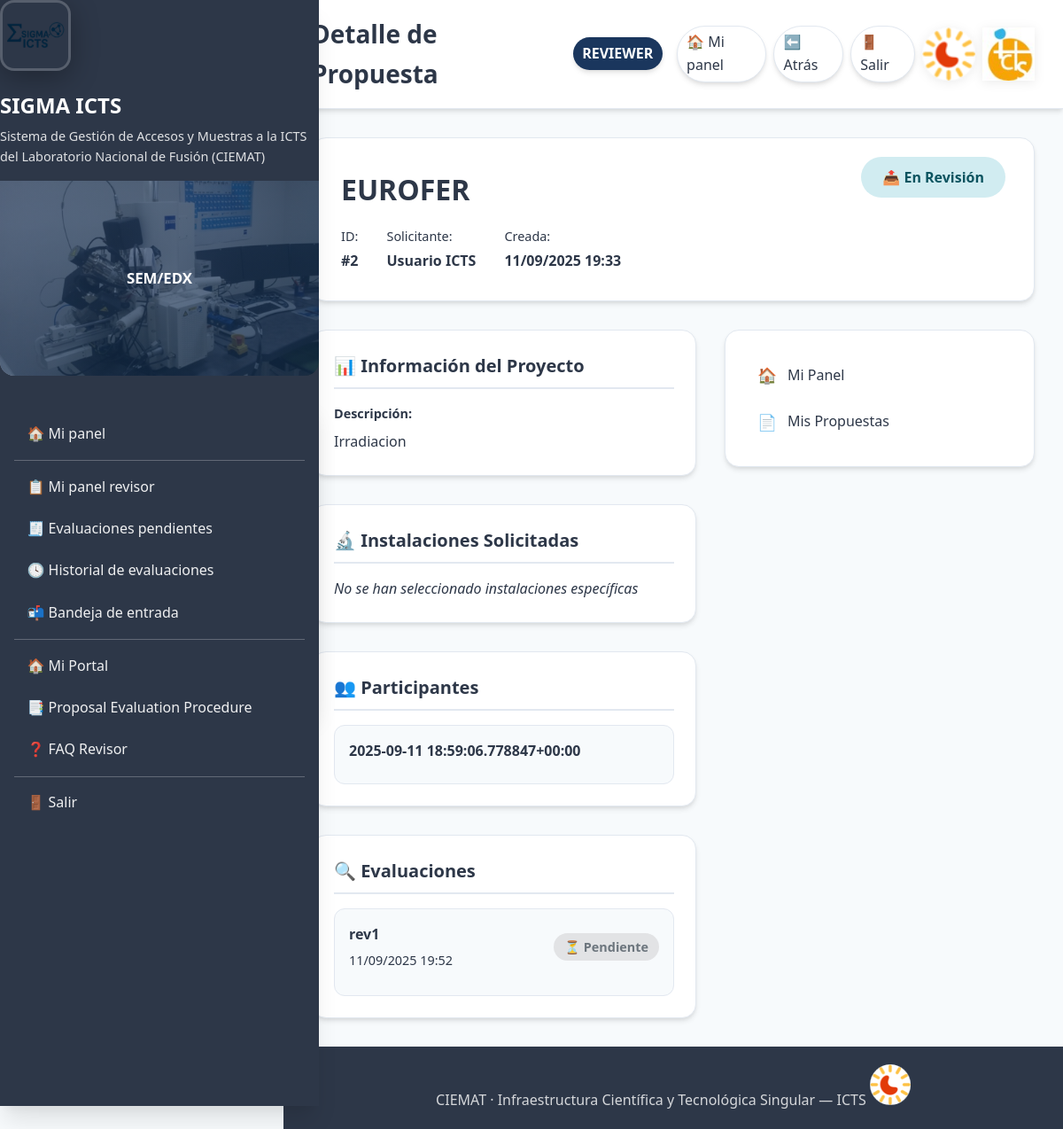
Screenshot of /icts/proposal/2/ (signed in) with the database file from the repository.
### icts/models.py (models this page shows, shortened)
class AccessProposal(models.Model):
    PROJECT_TYPE_CHOICES = [
        ("international", "International"),
        ("european", "European"),
        ("national", "National"),
        ("regional", "Regional"),
    ]
    STATUS_CHOICES = [
        ("draft", "Draft"),
        ("submitted", "Submitted"),
        ("accepted", "Accepted"),
        ("rejected", "Rejected"),
    ]
    applicant = models.ForeignKey(
        settings.AUTH_USER_MODEL,
        on_delete=models.CASCADE,
        related_name="icts_proposals",
    )
    title = models.CharField(max_length=200)
    scope = models.TextField(blank=True)
    facilities = models.ManyToManyField(Facility, blank=True)
    status = models.CharField(max_length=12, choices=STATUS_CHOICES, default="draft")
    created_at = models.DateTimeField(auto_now_add=True)
    is_new_request = models.BooleanField(default=True, help_text="Is this a new request?")
    previous_access = models.ForeignKey(
        'self',
        on_delete=models.SET_NULL,
        null=True,
        blank=True,
        help_text="Previous approved request to copy data from"
    )
    access_code = models.CharField(max_length=50, blank=True, help_text="Auto-generated access code")
    applicant_is_different = models.BooleanField(default=False)
    organization = models.CharField(max_length=200, blank=True, help_text="Center/Institution")
    contact_person = models.CharField(max_length=200, blank=True)
    email = models.EmailField(blank=True)
    phone = models.CharField(max_length=50, blank=True)
    project_name = models.CharField(max_length=200, blank=True)
    project_type = models.CharField(
        max_length=100,
        blank=True,
        choices=PROJECT_TYPE_CHOICES,
        help_text="International, European, National, Regional",
    )
    funding_source = models.CharField(max_length=200, blank=True)
    start_year = models.IntegerField(null=True, blank=True)
    end_year = models.IntegerField(null=True, blank=True)
    previous_experiments = models.TextField(blank=True)
    references = models.TextField(blank=True)
    facility_sem = models.BooleanField(default=False)
    facility_sem_fib = models.BooleanField(default=False)
    facility_imp = models.BooleanField(default=False)
    facility_sims = models.BooleanField(default=False)
    facility_confocal = models.BooleanField(default=False)
    facility_vdg = models.BooleanField(default=False)
    facility_profilometer = models.BooleanField(default=False)

class Participant(models.Model):
    proposal = models.ForeignKey(
        AccessProposal, on_delete=models.CASCADE, related_name="participants"
    )
    name = models.CharField(max_length=120, help_text="Full name of participant")
    center = models.CharField(max_length=200, blank=True, help_text="Center/Institution")
    address = models.TextField(blank=True, help_text="Address")

class ProposalReview(models.Model):
    DECISION = [
        ("pending", "Pending"),
        ("approve", "Approve"),
        ("request_changes", "Request changes"),
        ("reject", "Reject"),
    ]
    proposal = models.ForeignKey(
        AccessProposal, on_delete=models.CASCADE, related_name="reviews"
    )
    reviewer = models.ForeignKey(
        settings.AUTH_USER_MODEL, on_delete=models.CASCADE, related_name="icts_reviews"
    )
    decision = models.CharField(max_length=16, choices=DECISION, default="pending")
    comments = models.TextField(blank=True)
    updated_at = models.DateTimeField(auto_now=True)
    feasibility_ok = models.BooleanField(null=True, blank=True, help_text="Is this proposal technically feasible?")
    score_scientific_quality = models.IntegerField(
        null=True, blank=True,
        choices=[(i, i) for i in range(1, 6)],
        help_text="Scientific quality score (1-5)"
    )
    score_need_infrastructure = models.IntegerField(
        null=True, blank=True,
        choices=[(i, i) for i in range(1, 6)],
        help_text="Need for advanced infrastructure score (1-5)"
    )
    score_industrial_potential = models.IntegerField(
        null=True, blank=True,
        choices=[(i, i) for i in range(1, 6)],
        help_text="Industrial potential score (1-5)"
    )
    class Meta:
        unique_together = ("proposal", "reviewer")

### icts/views.py (the view)
# urls.py: path("proposal/<int:pk>/", views.proposal_detail, name="proposal_detail"),
@login_required(login_url="/accounts/login/icts/")
@user_passes_test(is_icts_user)
@never_cache
def proposal_detail(request, pk):
    obj = get_object_or_404(AccessProposal, pk=pk)
    if (obj.applicant != request.user) and not (is_reviewer(request.user) or is_responsable(request.user)):
        messages.error(request, "No tienes permiso para ver esa propuesta.")
        return redirect("icts:dashboard")
    reviews = obj.reviews.select_related("reviewer").all()
    decided = obj.reviews.exclude(decision="pending").count()
    can_decide = is_responsable(request.user) and obj.status == "submitted" and decided >= 4
    return render(
        request,
        "icts/proposal_detail.html",
        {"obj": obj, "reviews": reviews, "can_decide": can_decide}
    )

### accounts/templatetags/form_extras.py (called while the page is built)
@register.filter(name="has_group")
def has_group(user, group_name: str):
    try:
        return user.is_authenticated and user.groups.filter(name__iexact=group_name).exists()
    except Exception:
        return False

### icts/context_processors.py (called while the page is built)
def icts_ui(request):
    user = request.user
    role = ""
    if user.is_authenticated:
        if user.is_superuser:
            role = "Admin"
        elif user.groups.filter(name__iexact="managers").exists():
            role = "Manager"
        elif user.groups.filter(name__iexact="responsables").exists():
            role = "Responsable"
        elif user.groups.filter(name__iexact="revisores").exists():
            role = "Revisor"
        else:
            role = "Usuario"
    return {"icts_role_name": role}

### icts/views.py (called while the page is built)
def is_icts_user(user):
    return user.is_authenticated and (
        user.is_superuser or user.groups.filter(name__iexact="icts_users").exists()
        or user.groups.filter(name__iexact="revisores").exists()
        or user.groups.filter(name__iexact="responsables").exists()
        or user.groups.filter(name__iexact="managers").exists()
    )

def is_reviewer(user):
    return user.is_superuser or user.groups.filter(name__iexact="revisores").exists()

def is_responsable(user):
    return user.is_superuser or user.groups.filter(name__iexact="responsables").exists()

### sigmalab/context_processors.py (called while the page is built)
def lab_role(request):
    role = None
    if request.user.is_authenticated:
        if (request.user.is_superuser
            or request.user.groups.filter(name="Técnicos Σ-LAB").exists()):
            role = "TECNICO"
        else:
            role = "USUARIO"
    return {"LAB_ROLE": role}

### icts/templates/icts/proposal_detail.html (shortened to what this page needs)
{% extends "base_icts.html" %}
{% block page_title %}Detalle de Propuesta{% endblock %}
{% block content %}
<div class="proposal-detail-container">
  <div class="proposal-header">
    <div class="proposal-title-section">
      <h1 class="proposal-title">{{ obj.title|default:"(Sin título)" }}</h1>
      <div class="proposal-meta">
        <div class="meta-item">
          <span class="meta-label">ID:</span>
          <span class="meta-value">#{{ obj.id }}</span>
        </div>
        <div class="meta-item">
          <span class="meta-label">Solicitante:</span>
          <span class="meta-value">{{ obj.applicant.get_full_name|default:obj.applicant.get_username }}</span>
        </div>
        <div class="meta-item">
          <span class="meta-label">Creada:</span>
          <span class="meta-value">{{ obj.created_at|date:"d/m/Y H:i" }}</span>
        </div>
      </div>
    </div>
    <div class="proposal-status-section">
      <span class="status-badge status-{{ obj.status }}">
        {% if obj.status == 'draft' %}📝 Borrador
        {% elif obj.status == 'submitted' %}📤 En Revisión
        {% elif obj.status == 'accepted' %}✅ Aceptada
        {% elif obj.status == 'rejected' %}❌ Rechazada
        {% else %}{{ obj.get_status_display }}{% endif %}
      </span>
    </div>
  </div>
  <div class="proposal-content">
    <div class="proposal-main">
      <div class="info-section">
        <h3 class="section-title">📊 Información del Proyecto</h3>
        <div class="info-grid">
          <div class="info-item">
            <label class="info-label">Descripción:</label>
            <div class="info-value">{{ obj.scope|default:"(Sin descripción)" }}</div>
          </div>
        </div>
      </div>
      <div class="info-section">
        <h3 class="section-title">🔬 Instalaciones Solicitadas</h3>
        <div class="facilities-list">
          {% if not obj.facility_sem and not obj.facility_sem_fib and not obj.facility_imp and not obj.facility_sims and not obj.facility_confocal and not obj.facility_vdg and not obj.facility_profilometer %}
            <span class="no-facilities">No se han seleccionado instalaciones específicas</span>
          {% endif %}
        </div>
      </div>
      <div class="info-section">
        <h3 class="section-title">👥 Participantes</h3>
        {% if obj.participants.all %}
          <div class="participants-list">
            {% for participant in obj.participants.all %}
            <div class="participant-item">
              <div class="participant-name">{{ participant.name }}</div>
            </div>
            {% endfor %}
          </div>
        {% else %}
          <div class="no-participants">No hay participantes añadidos</div>
        {% endif %}
      </div>
      <div class="info-section">
        <h3 class="section-title">🔍 Evaluaciones</h3>
        {% if reviews %}
          <div class="reviews-list">
            {% for review in reviews %}
            <div class="review-item">
              <div class="review-header">
                <div class="reviewer-info">
                  <span class="reviewer-name">{{ review.reviewer.get_full_name|default:review.reviewer.get_username }}</span>
                  <span class="review-date">{{ review.updated_at|date:"d/m/Y H:i" }}</span>
                </div>
                <span class="review-decision decision-{{ review.decision }}">
                  {% if review.decision == 'approve' %}✅ Aprobado
                  {% elif review.decision == 'reject' %}❌ Rechazado
                  {% elif review.decision == 'request_changes' %}🔄 Cambios solicitados
                  {% else %}⏳ Pendiente{% endif %}
                </span>
              </div>
            </div>
            {% endfor %}
          </div>
        {% else %}
          <div class="no-reviews">Aún no hay evaluaciones</div>
        {% endif %}
      </div>
    </div>
    <div class="proposal-sidebar">
      <div class="navigation-card">
          <a href="{% url 'icts:dashboard' %}" class="nav-link">
          <span class="nav-icon">🏠</span>
          <span class="nav-text">Mi Panel</span>
        </a>
        <a href="{% url 'icts:my_proposals' %}" class="nav-link">
          <span class="nav-icon">📄</span>
          <span class="nav-text">Mis Propuestas</span>
        </a>
      </div>
    </div>
  </div>
</div>
{% endblock %}

### icts/templates/icts/proposal_detail.html (style rules this page uses)
.proposal-detail-container { max-width: 1200px; margin: 0 auto; }
.proposal-header { display: flex; justify-content: space-between; align-items: flex-start; margin-bottom: 2rem; padding: 2rem; background: var(--bg-card); border: 1px solid var(--border); border-radius: 1rem; box-shadow: var(--shadow); }
.proposal-title { font-size: 2rem; font-weight: 800; color: var(--text-primary); margin: 0 0 1rem 0; }
.proposal-meta { display: flex; gap: 2rem; flex-wrap: wrap; }
.meta-item { display: flex; flex-direction: column; gap: 0.25rem; }
.meta-label { font-size: 0.9rem; color: var(--text-secondary); font-weight: 500; }
.meta-value { font-weight: 600; color: var(--text-primary); }
.status-badge { padding: 0.75rem 1.5rem; border-radius: 999px; font-weight: 700; font-size: 1rem; }
.status-submitted { background: #d1ecf1; color: #0c5460; }
.proposal-content { display: grid; grid-template-columns: 1fr 350px; gap: 2rem; }
.proposal-main { display: flex; flex-direction: column; gap: 2rem; }
.info-section { background: var(--bg-card); border: 1px solid var(--border); border-radius: 1rem; padding: 1.5rem; box-shadow: var(--shadow); }
.section-title { font-size: 1.25rem; font-weight: 700; color: var(--text-primary); margin: 0 0 1rem 0; padding-bottom: 0.5rem; border-bottom: 2px solid var(--border); }
.info-grid { display: grid; gap: 1rem; }
.info-item { display: flex; flex-direction: column; gap: 0.5rem; }
.info-label { font-weight: 600; color: var(--text-secondary); font-size: 0.9rem; }
.info-value { color: var(--text-primary); line-height: 1.6; white-space: pre-wrap; }
.facilities-list { display: flex; flex-wrap: wrap; gap: 0.5rem; }
.no-facilities { color: var(--text-secondary); font-style: italic; }
.participants-list { display: flex; flex-direction: column; gap: 1rem; }
.participant-item { padding: 1rem; background: var(--bg-main); border: 1px solid var(--border); border-radius: 0.75rem; }
.participant-name { font-weight: 700; color: var(--text-primary); margin-bottom: 0.5rem; }
.reviews-list { display: flex; flex-direction: column; gap: 1rem; }
.review-item { padding: 1rem; background: var(--bg-main); border: 1px solid var(--border); border-radius: 0.75rem; }
.review-header { display: flex; justify-content: space-between; align-items: center; margin-bottom: 0.75rem; }
.reviewer-info { display: flex; flex-direction: column; gap: 0.25rem; }
.reviewer-name { font-weight: 700; color: var(--text-primary); }
.review-date { font-size: 0.9rem; color: var(--text-secondary); }
.review-decision { padding: 0.25rem 0.75rem; border-radius: 999px; font-size: 0.9rem; font-weight: 600; }
.decision-pending { background: #e2e3e5; color: #6c757d; }
.proposal-sidebar { display: flex; flex-direction: column; gap: 1.5rem; }
.action-card, .navigation-card { background: var(--bg-card); border: 1px solid var(--border); border-radius: 1rem; padding: 1.5rem; box-shadow: var(--shadow); }
.nav-link { display: flex; align-items: center; gap: 0.75rem; padding: 0.75rem; border-radius: 0.5rem; text-decoration: none; color: var(--text-primary); transition: all 0.2s ease; }
.nav-icon { font-size: 1.1rem; }

### rows the page displays
AccessProposal: title "EUROFER", id "2", applicant.get_full_name "Usuario ICTS", created_at "11/09/2025 19:33", scope "Irradiacion"
Participant: name "2025-09-11 18:59:06.778847+00:00"
ProposalReview: reviewer.get_full_name "rev1", updated_at "11/09/2025 19:52", decision "⏳ Pendiente"
